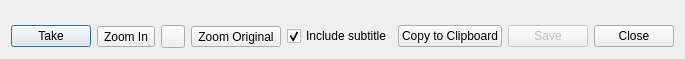
<?xml version="1.0" encoding="UTF-8"?>
<ui version="4.0">
 <class>SnapshotDialog</class>
 <widget class="QDialog" name="SnapshotDialog">
  <property name="geometry">
   <rect>
    <x>0</x>
    <y>0</y>
    <width>619</width>
    <height>59</height>
   </rect>
  </property>
  <layout class="QVBoxLayout" name="verticalLayout">
   <item>
    <widget class="ImageViewer" name="viewer">
     <property name="sizePolicy">
      <sizepolicy hsizetype="Expanding" vsizetype="Expanding">
       <horstretch>0</horstretch>
       <verstretch>0</verstretch>
      </sizepolicy>
     </property>
    </widget>
   </item>
   <item>
    <layout class="QHBoxLayout" name="horizontalLayout_2">
     <item>
      <widget class="QPushButton" name="take">
       <property name="text">
        <string>Take</string>
       </property>
       <property name="default">
        <bool>true</bool>
       </property>
      </widget>
     </item>
     <item>
      <widget class="QToolButton" name="zoomOut">
       <property name="toolTip">
        <string>Zoom Out</string>
       </property>
       <property name="text">
        <string>Zoom In</string>
       </property>
       <property name="icon">
        <iconset resource="../rsclist.qrc">
         <normaloff>:/img/zoom-out.png</normaloff>:/img/zoom-out.png</iconset>
       </property>
      </widget>
     </item>
     <item>
      <widget class="QToolButton" name="zoomIn">
       <property name="toolTip">
        <string>Zoom In</string>
       </property>
       <property name="icon">
        <iconset resource="../rsclist.qrc">
         <normaloff>:/img/zoom-in.png</normaloff>:/img/zoom-in.png</iconset>
       </property>
      </widget>
     </item>
     <item>
      <widget class="QToolButton" name="original">
       <property name="toolTip">
        <string>View Original Size</string>
       </property>
       <property name="text">
        <string>Zoom Original</string>
       </property>
       <property name="icon">
        <iconset resource="../rsclist.qrc">
         <normaloff>:/img/zoom-original.png</normaloff>:/img/zoom-original.png</iconset>
       </property>
      </widget>
     </item>
     <item>
      <widget class="QCheckBox" name="subtitle">
       <property name="text">
        <string>Include subtitle</string>
       </property>
       <property name="checked">
        <bool>true</bool>
       </property>
      </widget>
     </item>
     <item>
      <spacer name="horizontalSpacer_2">
       <property name="orientation">
        <enum>Qt::Horizontal</enum>
       </property>
       <property name="sizeHint" stdset="0">
        <size>
         <width>0</width>
         <height>0</height>
        </size>
       </property>
      </spacer>
     </item>
     <item>
      <widget class="QPushButton" name="clip">
       <property name="text">
        <string>Copy to Clipboard</string>
       </property>
      </widget>
     </item>
     <item>
      <widget class="QPushButton" name="save">
       <property name="enabled">
        <bool>false</bool>
       </property>
       <property name="text">
        <string>Save</string>
       </property>
      </widget>
     </item>
     <item>
      <widget class="QPushButton" name="Close">
       <property name="text">
        <string>Close</string>
       </property>
      </widget>
     </item>
    </layout>
   </item>
  </layout>
 </widget>
 <customwidgets>
  <customwidget>
   <class>ImageViewer</class>
   <extends>QFrame</extends>
   <header>dialog/snapshotdialog.hpp</header>
   <container>1</container>
  </customwidget>
 </customwidgets>
 <resources>
  <include location="../rsclist.qrc"/>
 </resources>
 <connections>
  <connection>
   <sender>Close</sender>
   <signal>clicked()</signal>
   <receiver>SnapshotDialog</receiver>
   <slot>accept()</slot>
   <hints>
    <hint type="sourcelabel">
     <x>450</x>
     <y>344</y>
    </hint>
    <hint type="destinationlabel">
     <x>270</x>
     <y>331</y>
    </hint>
   </hints>
  </connection>
 </connections>
</ui>
